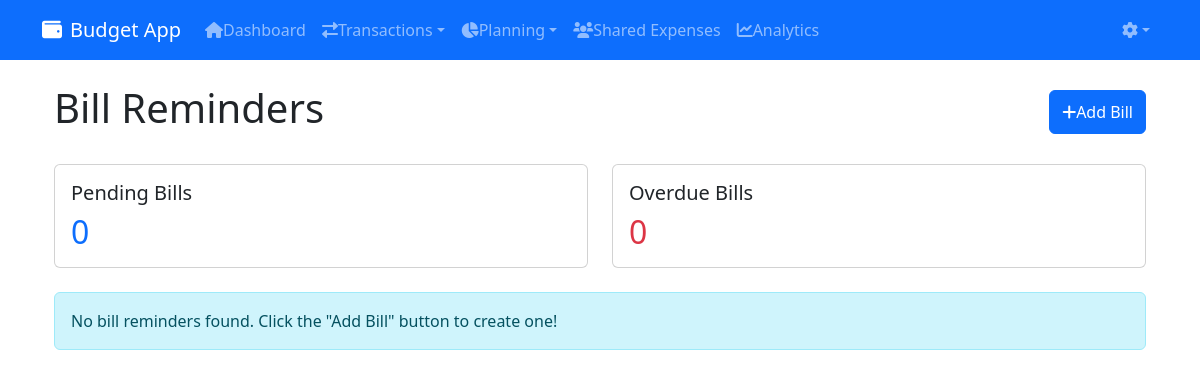
The app's page /bill-reminders/ (signed in), older data.
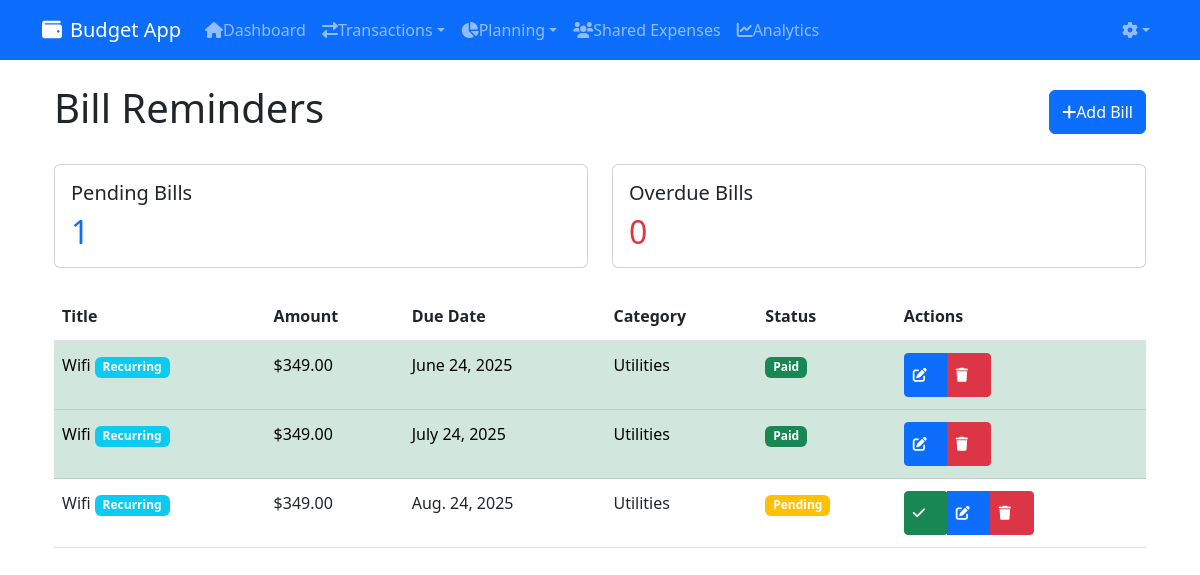
The same page, newer data.
### core/models.py (models this page shows, shortened)
class BillReminder(models.Model):
    STATUS_CHOICES = [
        ('pending', 'Pending'),
        ('paid', 'Paid'),
        ('overdue', 'Overdue')
    ]
    REMINDER_CHOICES = [
        (1, '1 day before'),
        (3, '3 days before'),
        (7, '1 week before'),
        (14, '2 weeks before'),
        (30, '1 month before')
    ]
    user = models.ForeignKey(User, on_delete=models.CASCADE)
    title = models.CharField(max_length=200)
    amount = models.DecimalField(max_digits=10, decimal_places=2, validators=[MinValueValidator(Decimal('0.01'))])
    due_date = models.DateField()
    category = models.ForeignKey(Category, on_delete=models.SET_NULL, null=True)
    description = models.TextField(blank=True)
    status = models.CharField(max_length=7, choices=STATUS_CHOICES, default='pending')
    reminder_days = models.IntegerField(choices=REMINDER_CHOICES, default=3)
    recurring = models.BooleanField(default=False)
    recurring_frequency = models.CharField(
        max_length=7,
        choices=RecurringTransaction.FREQUENCY_CHOICES,
        null=True,
        blank=True
    )
    last_notification_sent = models.DateTimeField(null=True, blank=True)
    created_at = models.DateTimeField(auto_now_add=True)
    updated_at = models.DateTimeField(auto_now=True)
    class Meta:
        ordering = ['due_date']
    def is_overdue(self):
        return self.due_date < timezone.now().date() and self.status == 'pending'

class Category(models.Model):
    TYPE_CHOICES = [
        ('income', 'Income'),
        ('expense', 'Expense')
    ]
    user = models.ForeignKey(User, on_delete=models.CASCADE)
    name = models.CharField(max_length=100)
    type = models.CharField(max_length=7, choices=TYPE_CHOICES)

### core/views.py (the view)
# urls.py: path('bill-reminders/', views.bill_reminders, name='bill_reminders'),
@login_required
def bill_reminders(request):
    bills = BillReminder.objects.filter(user=request.user).order_by('due_date')
    for bill in bills:
        if bill.is_overdue():
            bill.status = 'overdue'
            bill.save()
    context = {
        'bills': bills,
        'pending_bills': bills.filter(status='pending').count(),
        'overdue_bills': bills.filter(status='overdue').count(),
    }
    return render(request, 'core/bill_reminders.html', context)

### core/templates/core/bill_reminders.html (shortened to what this page needs)
{% extends 'core/base.html' %}
{% load static %}
{% block content %}
<div class="container mt-4">
    <div class="d-flex justify-content-between align-items-center mb-4">
        <h1>Bill Reminders</h1>
        <a href="{% url 'add_bill_reminder' %}" class="btn btn-primary">
            <i class="fas fa-plus"></i> Add Bill
        </a>
    </div>
    <div class="row mb-4">
        <div class="col-md-6">
            <div class="card">
                <div class="card-body">
                    <h5 class="card-title">Pending Bills</h5>
                    <h2 class="card-text text-primary">{{ pending_bills }}</h2>
                </div>
            </div>
        </div>
        <div class="col-md-6">
            <div class="card">
                <div class="card-body">
                    <h5 class="card-title">Overdue Bills</h5>
                    <h2 class="card-text text-danger">{{ overdue_bills }}</h2>
                </div>
            </div>
        </div>
    </div>
    {% if bills %}
        <div class="table-responsive">
            <table class="table table-hover">
                <thead>
                    <tr>
                        <th>Title</th>
                        <th>Amount</th>
                        <th>Due Date</th>
                        <th>Category</th>
                        <th>Status</th>
                        <th>Actions</th>
                    </tr>
                </thead>
                <tbody>
                    {% for bill in bills %}
                        <tr class="{% if bill.status == 'overdue' %}table-danger{% elif bill.status == 'paid' %}table-success{% endif %}">
                            <td>
                                {{ bill.title }}
                                {% if bill.recurring %}
                                    <span class="badge bg-info">Recurring</span>
                                {% endif %}
                            </td>
                            <td>${{ bill.amount }}</td>
                            <td>{{ bill.due_date }}</td>
                            <td>{{ bill.category.name }}</td>
                            <td>
                                <span class="badge {% if bill.status == 'paid' %}bg-success{% elif bill.status == 'overdue' %}bg-danger{% else %}bg-warning{% endif %}">
                                    {{ bill.status|title }}
                                </span>
                            </td>
                            <td>
                                <div class="btn-group">
                                    {% if bill.status == 'pending' or bill.status == 'overdue' %}
                                        <form method="post" action="{% url 'mark_bill_paid' bill.pk %}" class="d-inline">
                                            <button type="submit" class="btn btn-success btn-sm" title="Mark as Paid">
                                                <i class="fas fa-check"></i>
                                            </button>
                                        </form>
                                    {% endif %}
                                    <a href="{% url 'edit_bill_reminder' bill.pk %}" class="btn btn-primary btn-sm" title="Edit">
                                        <i class="fas fa-edit"></i>
                                    </a>
                                    <a href="{% url 'delete_bill_reminder' bill.pk %}" class="btn btn-danger btn-sm" title="Delete">
                                        <i class="fas fa-trash"></i>
                                    </a>
                                </div>
                            </td>
                        </tr>
                    {% endfor %}
                </tbody>
            </table>
        </div>
    {% else %}
        <div class="alert alert-info">
            No bill reminders found. Click the "Add Bill" button to create one!
        </div>
    {% endif %}
</div>
{% endblock %}

Row changes from the older to the newer data that the page shows:
added BillReminder: title "Wifi", recurring "Recurring", amount "349.00", due_date "June 24, 2025", category.name "Utilities", status "Paid"
added BillReminder: title "Wifi", recurring "Recurring", amount "349.00", due_date "July 24, 2025", category.name "Utilities", status "Paid"
added BillReminder: title "Wifi", recurring "Recurring", amount "349.00", due_date "Aug. 24, 2025", category.name "Utilities", status "Pending"
Text that changed along with them:
{{ pending_bills }}: "0" → "1"
text no longer shown: "No bill reminders found. Click the \"Add Bill\" button to create one!"
text now shown: "Title Amount Due Date Category Status Actions"
